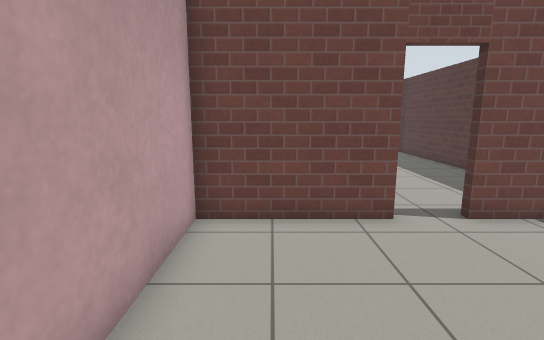
[1] (above)

16 first-person views from a walk through a robot-simulator world made for Gazebo. The camera is 1.2 m above the floor, tilts 10° down and sees 85° across. The floor is counted in squares, 0.5 m on a side. Each view is taken from the middle of a square. On the plan, view 1 faces up. The plan holds only what a view shows up to about 18 squares ahead; the rest is blank. The place goes on beyond the plan. Robots are left out. Gazebo's built-in surfaces are drawn with simple patterns.

[2]
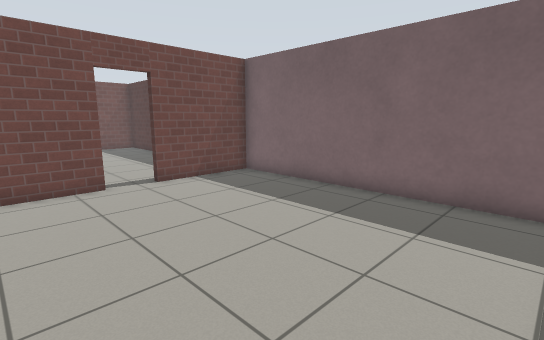

[3]
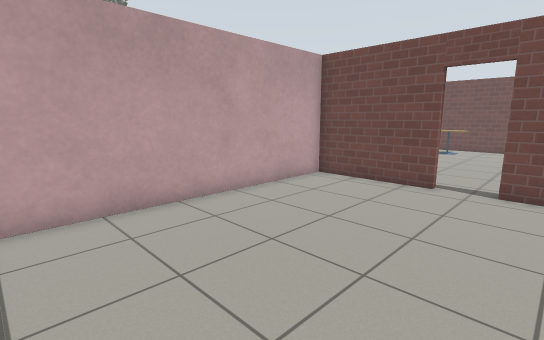

[4]
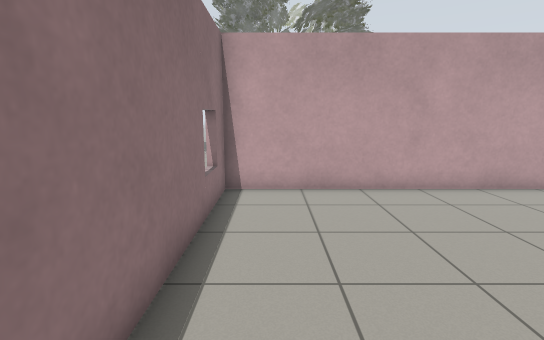

[5]
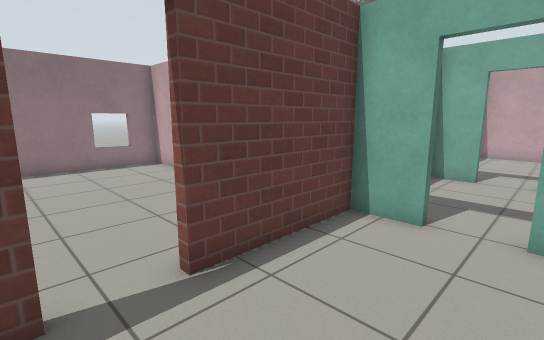

[6]
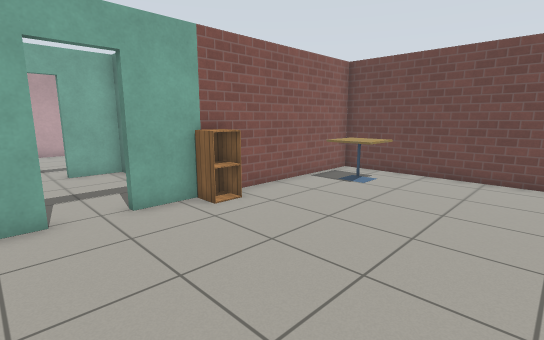

[7]
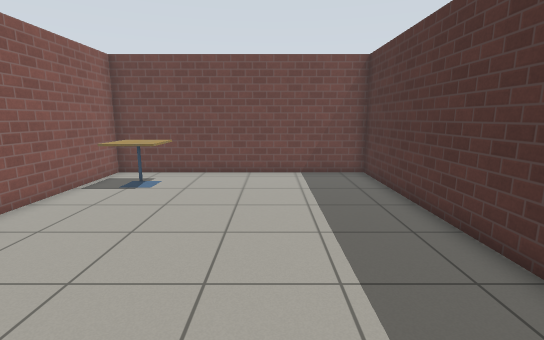

[8]
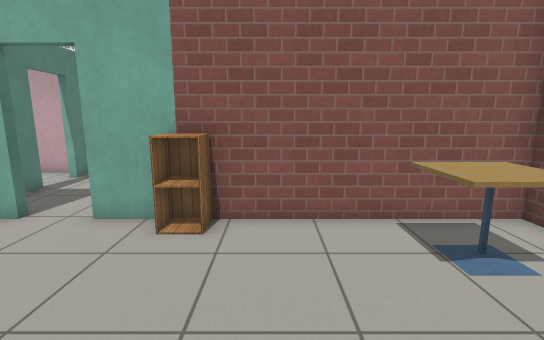

[9]
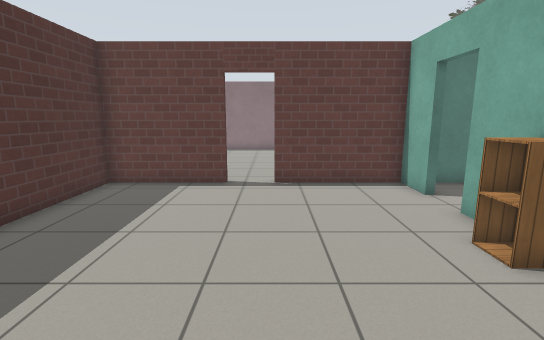

[10]
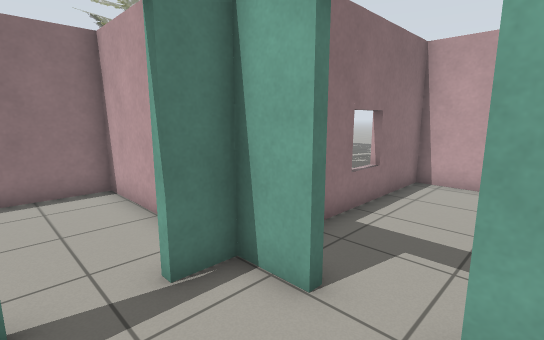

[11]
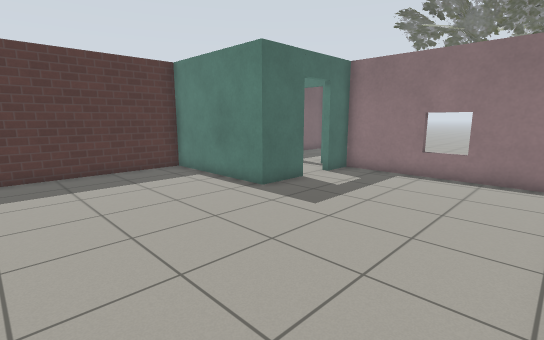

[12]
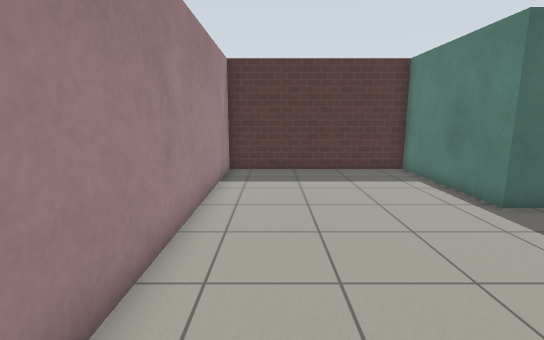

[13]
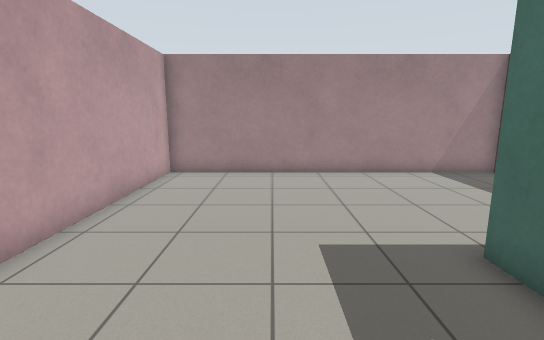

[14]
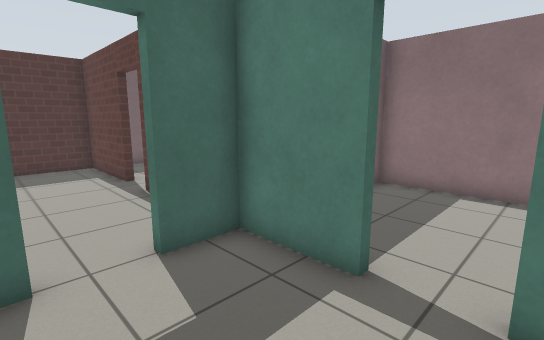

[15]
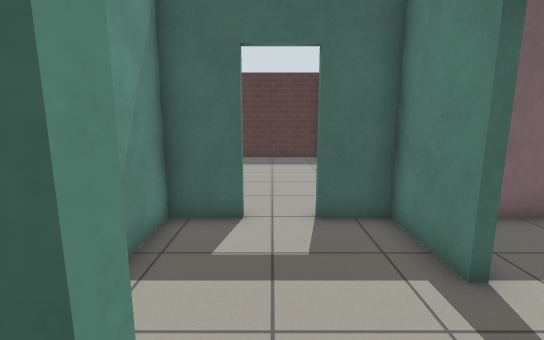

[16]
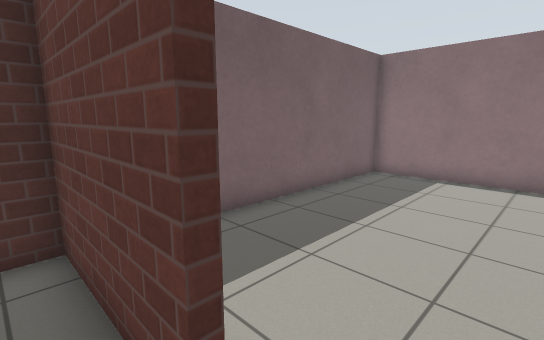

### Floor plan
Points are (right, up) in squares from view 1. A wall is a line through its corners. A room is listed if a view was taken in it or the views show most of it. See-through windows are left out.
Room 1 (views 1, 2, 3, 4)
walls: (3, 6.8) (-1.8, 6.8) (-1.8, -4.6) (9.1, -4.6) (9.1, 6.8) (4.6, 6.8)
ways out: open door at (3.5, 7) to room 2
Room 2 (views 5, 6, 7, 8, 9, 16)
walls: (-1.8, 8.9) (-1.8, 7.1) (3, 7.1); (4.6, 7.1) (9.1, 7.1) (9.1, 21) (-1.8, 21) (-1.8, 10.6)
ways out: open door at (3.5, 7) to room 1; open door at (-2, 9.5) to room 3
objects: cabinet (-1, 13) to (-1, 14); cafe table (-1, 18) to (1, 19)
Room 3 (views 10, 14)
walls: (-5, 7.1) (-2.1, 7.1) (-2.1, 8.9); (-2.1, 10.6) (-2.1, 12.5) (-4.2, 12.5); (-8, 8.7) (-8, 7.1) (-6.7, 7.1); (-8, 12.5) (-8, 10.5)
ways out: open door at (-2, 9.5) to room 2; open door at (-8, 9.5) to room 4; open door at (-5.5, 7) to room 5
Room 4 (views 11, 12, 13, 15)
walls: (-8.3, 10.4) (-8.3, 12.8) (-2.1, 12.8) (-2.1, 21) (-16.5, 21) (-16.5, 7.1) (-8.3, 7.1) (-8.3, 8.8)
ways out: open door at (-8, 9.5) to room 3
Room 5 (no view inside)
walls: (-2.1, 3.4) (-2.1, 4.6); (-8, 6) (-8, 0.4) (-2.1, 0.4) (-2.1, 0.9)
ways out: open door at (-5.5, 7) to room 3

Where each view was taken, in squares from view 1:
view 1: 0 up, 0 right, facing up
view 2: 4 down, 0 right, facing up-right
view 3: 4 down, 6 right, facing up-left
view 4: 3 down, 8 right, facing left
view 5: 11 up, 5 right, facing down-left
view 6: 8 up, 6 right, facing up-left
view 7: 8 up, 5 right, facing up
view 8: 15 up, 5 right, facing left
view 9: 18 up, 3 right, facing down
view 10: 11 up, 5 left, facing down-left
view 11: 20 up, 16 left, facing down-right
view 12: 19 up, 16 left, facing right
view 13: 8 up, 12 left, facing up
view 14: 11 up, 7 left, facing down-right
view 15: 10 up, 9 left, facing right
view 16: 8 up, 3 right, facing down-right
